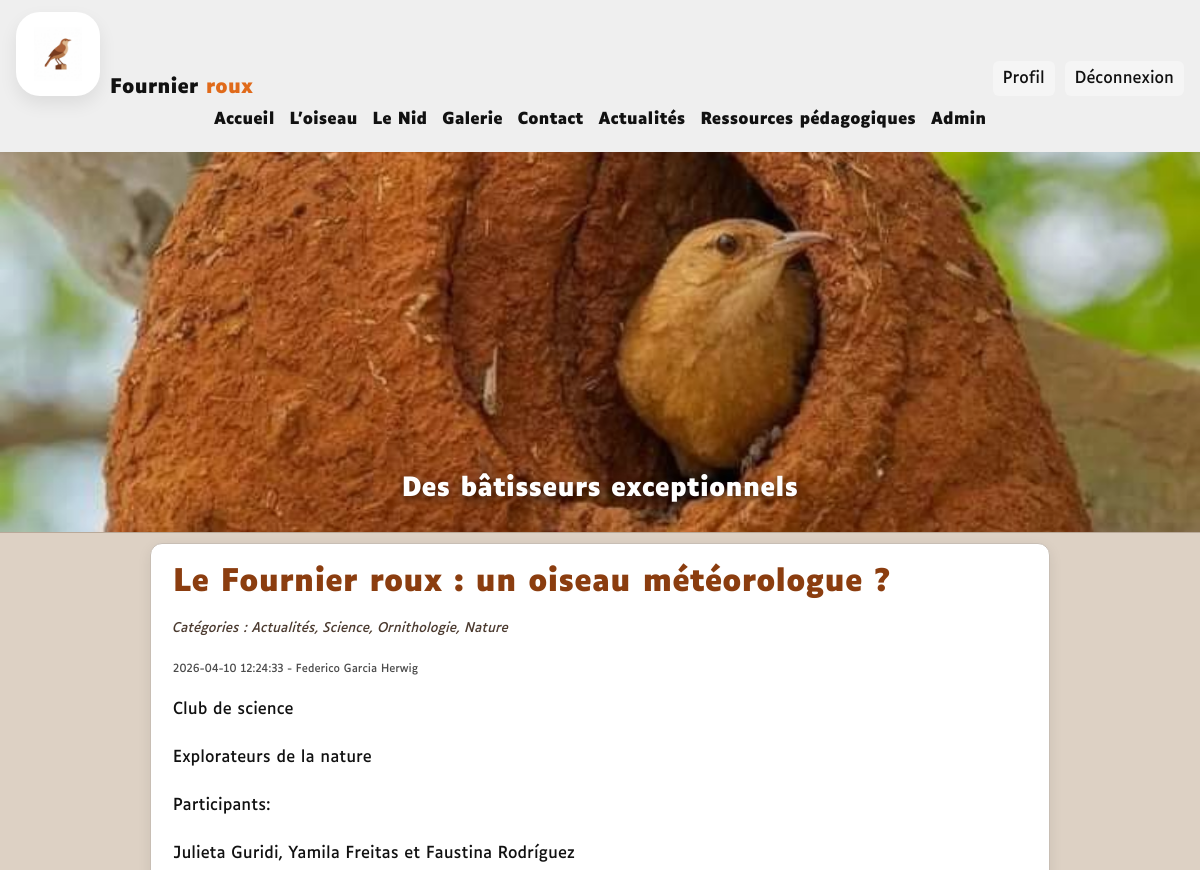
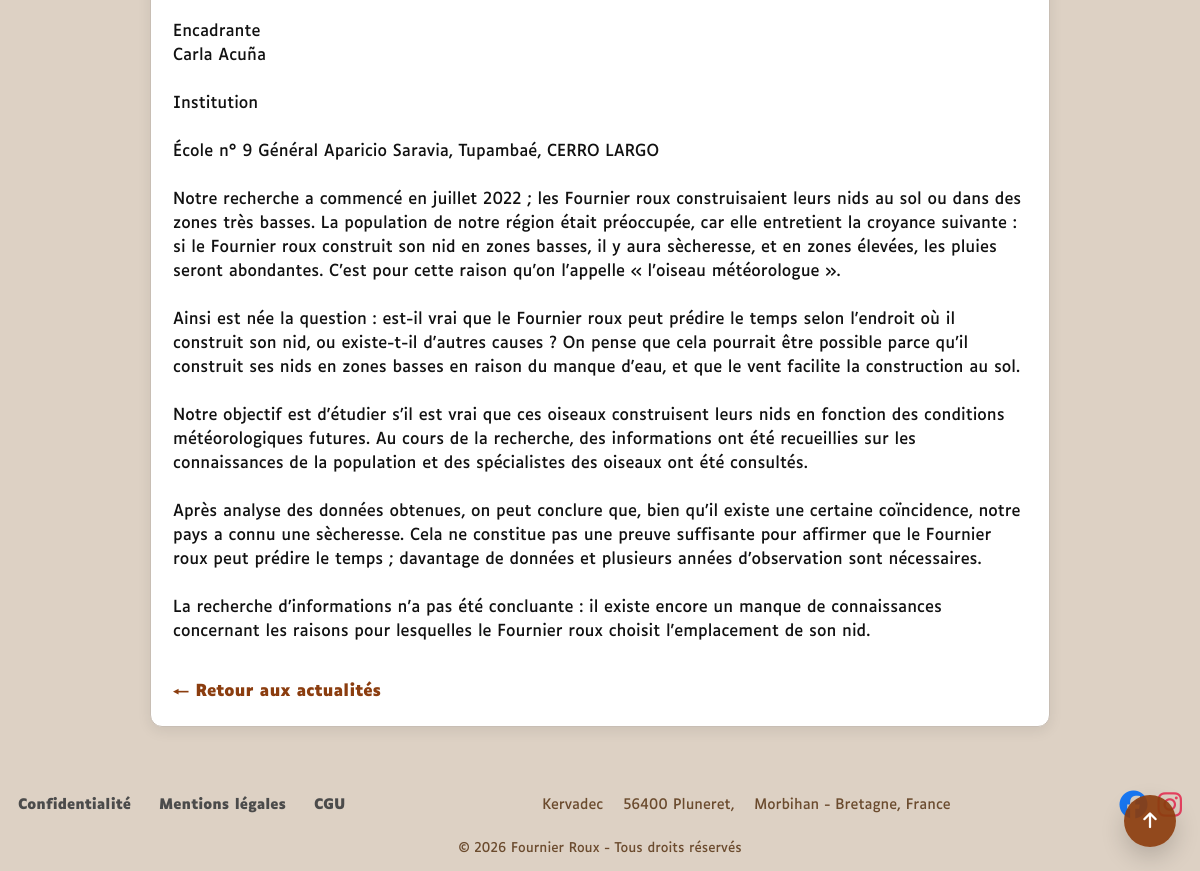
The page /index.php?page=article&id=23 (signed in) on the database as committed earlier (2 pictures, top to bottom).
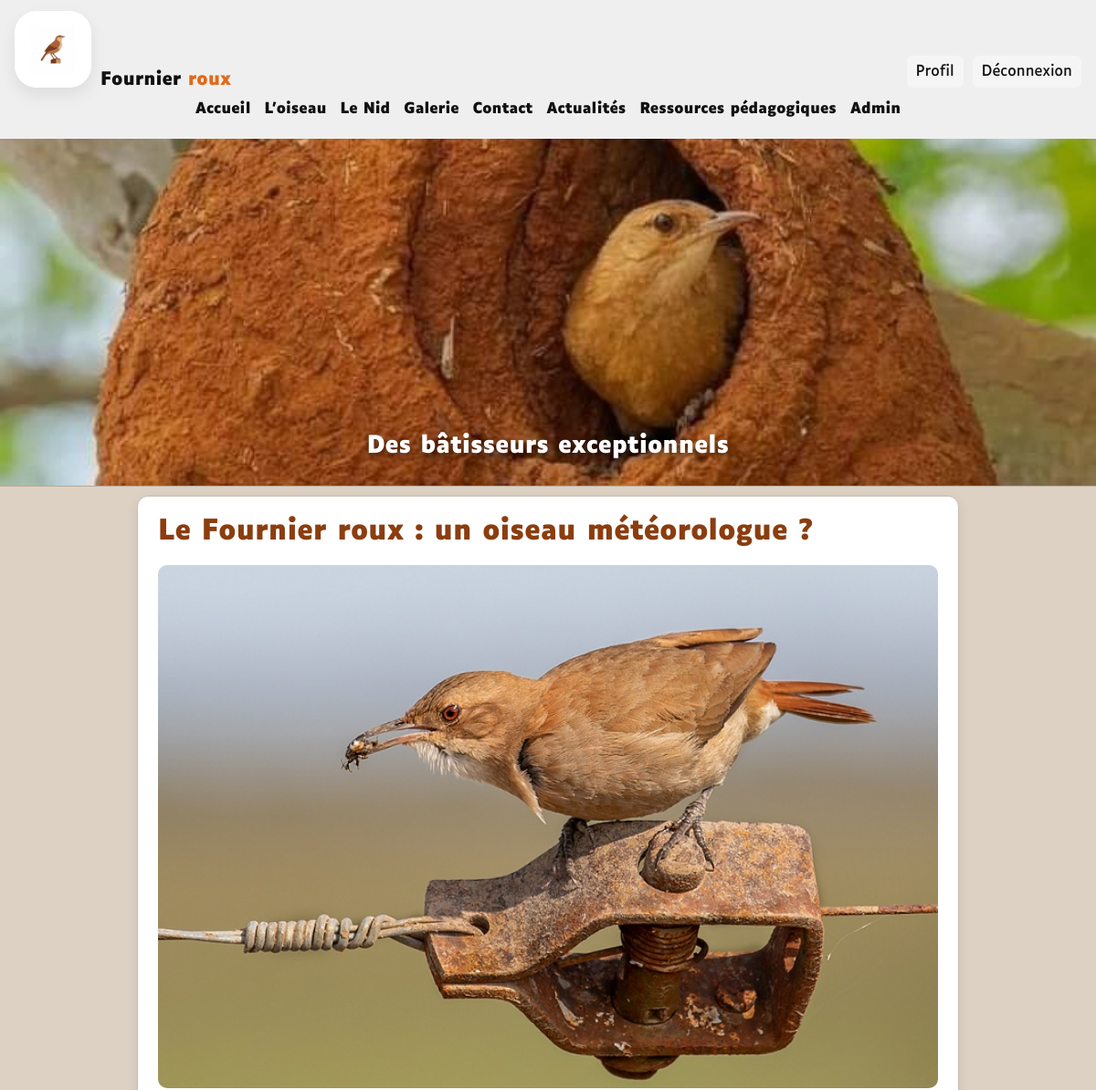
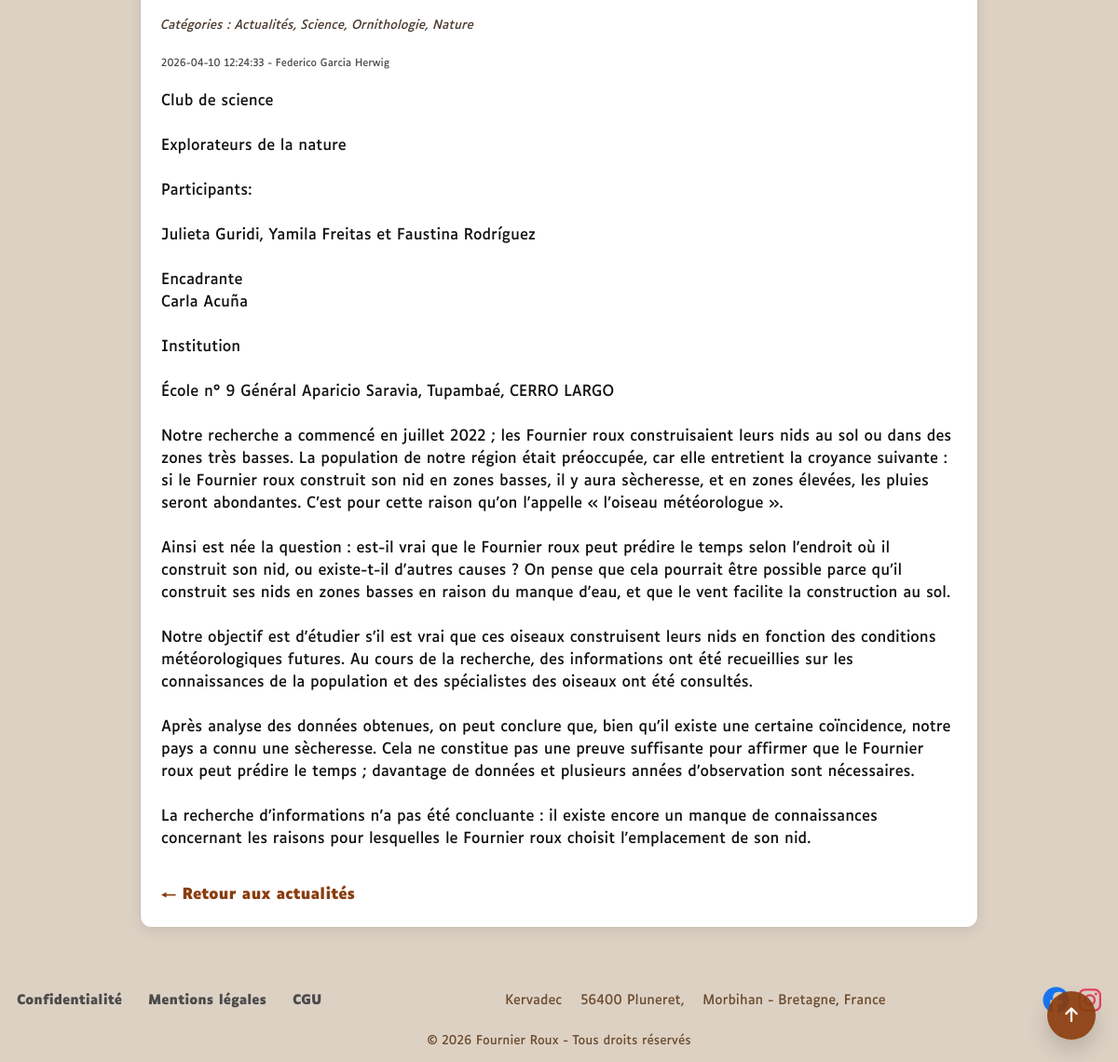
The same page on the database as committed later (2 pictures, top to bottom).
### tables this page shows
CREATE TABLE `articles` (
  `id_article` int(11) NOT NULL AUTO_INCREMENT,
  `titre` varchar(255) NOT NULL,
  `contenu` text NOT NULL,
  `date_publication` datetime NOT NULL DEFAULT current_timestamp(),
  `id_utilisateur` int(11) NOT NULL,
  PRIMARY KEY (`id_article`),
  KEY `id_utilisateur` (`id_utilisateur`)
);

CREATE TABLE `utilisateurs` (
  `id_utilisateur` int(11) NOT NULL,
  `nom` varchar(100) NOT NULL,
  `email` varchar(255) NOT NULL,
  `mot_de_passe` varchar(255) NOT NULL,
  `role` enum('admin','utilisateur') NOT NULL,
  `prenom` varchar(100) NOT NULL
);

CREATE TABLE `contient` (
  `id_article` int(11) NOT NULL,
  `id_media` int(11) NOT NULL,
  `ordre` int(11) DEFAULT 1,
  `image_principale` tinyint(1) DEFAULT 0,
  PRIMARY KEY (`id_article`, `id_media`),
  KEY `id_media` (`id_media`),
  CONSTRAINT `contient_ibfk_1` FOREIGN KEY (`id_article`) REFERENCES `articles` (`id_article`) ON DELETE CASCADE,
  CONSTRAINT `contient_ibfk_2` FOREIGN KEY (`id_media`) REFERENCES `media` (`id_media`) ON DELETE CASCADE
);

CREATE TABLE `media` (
  `id_media` int(11) NOT NULL AUTO_INCREMENT,
  `nom_fichier` varchar(255) NOT NULL,
  `date_upload` datetime DEFAULT current_timestamp(),
  `type_media` varchar(50) DEFAULT 'image',
  PRIMARY KEY (`id_media`)
);

### app/controllers/article-single-controller.php (called while the page is built, shortened)
<?php
require_once BASE_PATH . '/app/models/article.php';
require_once BASE_PATH . '/app/models/media.php';
$articleId = isset($_GET['id']) ? (int) $_GET['id'] : 0;
$article = getArticleDetailById($pdo, $articleId);
$medias = getMediaByArticle($pdo, $articleId);
require_once BASE_PATH . '/app/views/layouts/header.php';
require_once BASE_PATH . '/app/views/user/article-single.php';
require_once BASE_PATH . '/app/views/layouts/footer.php';

### index.php (called while the page is built, shortened)
<?php
require_once BASE_PATH . '/routes/router.php';

### app/models/article.php (called while the page is built, shortened)
<?php
function getBaseArticleQuery()
{
    return "FROM articles
            JOIN utilisateurs ON articles.id_utilisateur = utilisateurs.id_utilisateur
            LEFT JOIN appartient ON articles.id_article = appartient.id_article
            LEFT JOIN categorie ON appartient.id_categorie = categorie.id_categorie";
}
function getBaseArticleSelect()
{
    return "SELECT
                articles.id_article,
                articles.titre,
                articles.contenu,
                articles.date_publication,
                articles.id_utilisateur,
                utilisateurs.nom,
                utilisateurs.prenom,
                GROUP_CONCAT(categorie.nom SEPARATOR ', ') AS categories";
}
function getArticleDetailById($pdo, $articleId)
{
    try {
        $sql = getBaseArticleSelect() . " " .
               getBaseArticleQuery() . "
               WHERE articles.id_article = ?
               GROUP BY articles.id_article";
        $stmt = $pdo->prepare($sql);
        $stmt->execute([$articleId]);
        return $stmt->fetch(PDO::FETCH_ASSOC);
    } catch (PDOException $e) {
        error_log('Erreur getArticleDetailById : ' . $e->getMessage());
        return null;
    }
}

### app/models/media.php (called while the page is built, shortened)
<?php
function getMediaByArticle($pdo, $articleId)
{
    $sql = "SELECT media.*, contient.ordre, contient.image_principale
            FROM media
            INNER JOIN contient ON media.id_media = contient.id_media
            WHERE contient.id_article = ?
            ORDER BY contient.image_principale DESC, contient.ordre ASC";
    $stmt = $pdo->prepare($sql);
    $stmt->execute([$articleId]);
    $medias = $stmt->fetchAll(PDO::FETCH_ASSOC);
    return is_array($medias) ? $medias : [];
}

### app/views/user/article-single.php (the view)
<main class="page-article">
    <article class="page-article__conteneur">
        <h1 class="page-article__titre">
            <?php echo htmlspecialchars($article['titre']); ?>
        </h1>
        <?php if (!empty($medias)): ?>
            <div class="page-article__images">
                <?php foreach ($medias as $media): ?>
                    <div class="page-article__image-wrapper">
                        <img
                            class="page-article__image"
                            src="public/uploads/<?php echo htmlspecialchars($media['nom_fichier']); ?>"
                            alt="Illustration de l’article <?php echo htmlspecialchars($article['titre']); ?>"
                        >
                    </div>
                <?php endforeach; ?>
            </div>
        <?php endif; ?>
        <p class="page-article__categories">
            <em>
                Catégories :
                <?php echo htmlspecialchars($article['categories'] ?? 'Aucune'); ?>
            </em>
        </p>
        <p class="page-article__meta">
            <small>
                <?php echo htmlspecialchars($article['date_publication']); ?> -
                <?php echo htmlspecialchars($article['prenom'] . ' ' . $article['nom']); ?>
            </small>
        </p>
        <div class="page-article__contenu">
            <?php echo nl2br(htmlspecialchars($article['contenu'])); ?>
        </div>
        <div class="page-article__retour">
            <a
                class="page-article__retour-lien"
                href="index.php?page=articles"
            >
                ← Retour aux actualités
            </a>
        </div>
    </article>
</main>

### routes/router.php (shortened to what this page needs)
<?php
$page = isset($_GET['page']) ? trim($_GET['page']) : 'accueil';
switch ($page) {
    case 'article':
        require_once BASE_PATH . '/app/controllers/article-single-controller.php';
        break;
}

### app/views/layouts/header.php (shortened to what this page needs)
<!DOCTYPE html>
<html lang="fr">
<head>
    <link rel="stylesheet" href="https://cdnjs.cloudflare.com/ajax/libs/font-awesome/6.5.2/css/all.min.css">
    <link rel="stylesheet" href="public/assets/css/main.css">
</head>
<body>
<div class="structure-site">
<header class="entete-site">
    <div class="entete-site__barre">
        <div class="entete-site__marque">
            <div class="entete-site__logo">
                <a href="index.php?page=accueil" aria-label="Retour à l'accueil">
                    <img
                        src="public/assets/images/logoCreator_imagetologo.jpg"
                        alt="Logo de l’association Fournier Roux"
                    >
                </a>
            </div>
            <p class="entete-site__titre">
                <a href="index.php?page=accueil">
                    Fournier <span>roux</span>
                </a>
            </p>
        </div>
        <div class="entete-site__profil">
            <?php if (isset($_SESSION['user'])): ?>
                <a href="index.php?page=profil">Profil</a>
                <form method="POST" action="index.php?page=logout" style="display:inline;">
                    <button type="submit" class="entete-site__lien-deconnexion">
                        Déconnexion
                    </button>
                </form>
            <?php else: ?>
                <a href="index.php?page=login">Connexion</a>
            <?php endif; ?>
        </div>
    </div>
    <nav class="entete-site__navigation" id="main-nav" aria-label="Navigation principale">
        <a href="index.php?page=accueil" class="<?= ($_GET['page'] ?? 'accueil') === 'accueil' ? 'is-active' : '' ?>">Accueil</a>
        <a href="index.php?page=oiseau" class="<?= ($_GET['page'] ?? '') === 'oiseau' ? 'is-active' : '' ?>">L’oiseau</a>
        <a href="index.php?page=nid" class="<?= ($_GET['page'] ?? '') === 'nid' ? 'is-active' : '' ?>">Le Nid</a>
        <a href="index.php?page=galerie" class="<?= ($_GET['page'] ?? '') === 'galerie' ? 'is-active' : '' ?>">Galerie</a>
        <a href="index.php?page=contact" class="<?= ($_GET['page'] ?? '') === 'contact' ? 'is-active' : '' ?>">Contact</a>
        <?php if (isset($_SESSION['user'])): ?>
            <a href="index.php?page=articles" class="<?= ($_GET['page'] ?? '') === 'articles' ? 'is-active' : '' ?>">Actualités</a>
            <a href="index.php?page=ressources" class="<?= ($_GET['page'] ?? '') === 'ressources' ? 'is-active' : '' ?>">Ressources pédagogiques</a>
            <?php if ($_SESSION['user']['role'] === 'admin'): ?>
                <a href="index.php?page=admin" class="<?= ($_GET['page'] ?? '') === 'admin' ? 'is-active' : '' ?>">Admin</a>
            <?php endif; ?>
        <?php endif; ?>
    </nav>
    <div class="entete-site__hero">
        <div class="entete-site__superposition">
            <h2>Des bâtisseurs exceptionnels</h2>
        </div>
    </div>
</header>

### app/views/layouts/footer.php (shortened to what this page needs)
<footer class="pied-page">
    <div class="pied-page__haut">
        <nav class="pied-page__liens" aria-label="Liens légaux">
            <a href="index.php?page=politique-confidentialite">Confidentialité</a>
            <a href="index.php?page=mentions-legales">Mentions légales</a>
            <a href="index.php?page=cgu">CGU</a>
        </nav>
        <div class="pied-page__adresse">
            <span>Kervadec</span>
            <span>56400 Pluneret,</span>
            <span>Morbihan - Bretagne, France</span>
        </div>
        <div class="pied-page__reseaux">
            <a href="https://www.facebook.com/" aria-label="Accéder à notre page Facebook">
            </a>
            <a href="https://www.instagram.com/?hl=fr" aria-label="Accéder à notre page Instagram">
            </a>
        </div>
    </div>
    <div class="pied-page__bas">
        <p>© 2026 Fournier Roux - Tous droits réservés</p>
    </div>
</footer>
<button type="button" class="bouton-retour-haut" aria-label="Retour en haut">
    <i class="fa-solid fa-arrow-up" aria-hidden="true"></i>
</button>
</div>
</body>
</html>

Rows that differ between the two databases and show on the page:
added contient: id_media.nom_fichier (picture)
